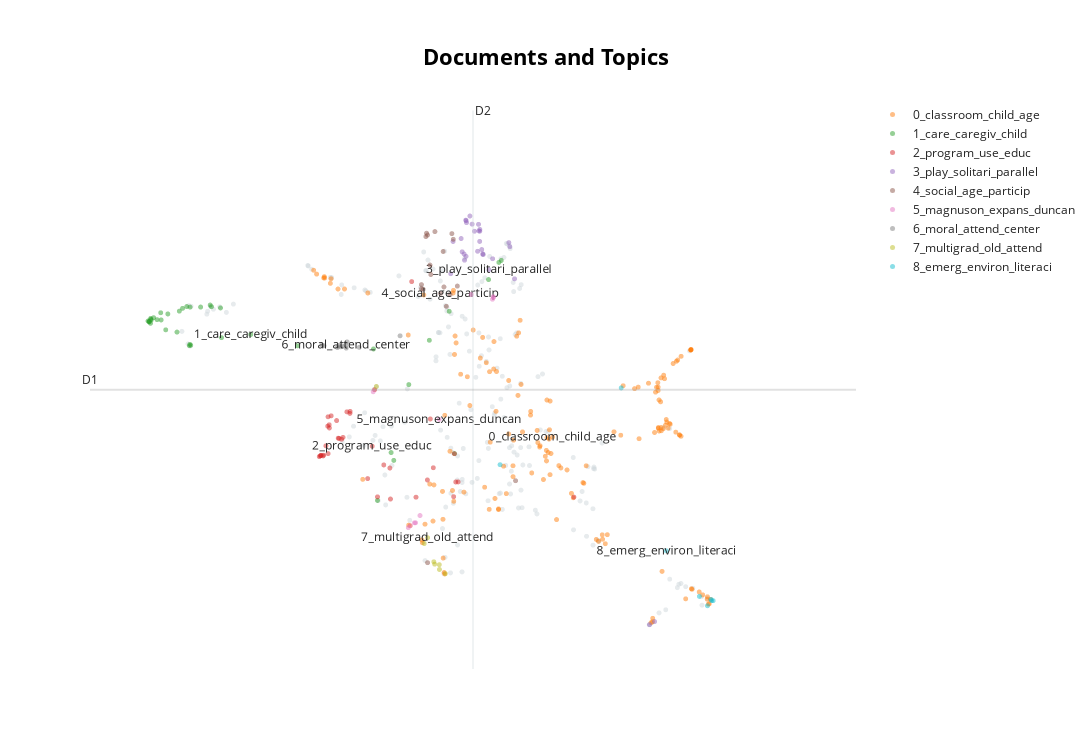

Notebook code for this chart:
### Markdown cell above
# 7. Visualize documents

We can visualize the documents (=texts) inside the topics to see if they were assigned correctly or whether they make sense. To do so, we can use the topic_model.visualize_documents() function. This function recalculates the document embeddings and reduces them to 2-dimensional space for easier visualization purposes.

### Code cell
df = df.reset_index(drop=True)  # Reset index to avoid KeyError
topic_model.visualize_documents(df['text'].tolist())  # Convert Series to list
